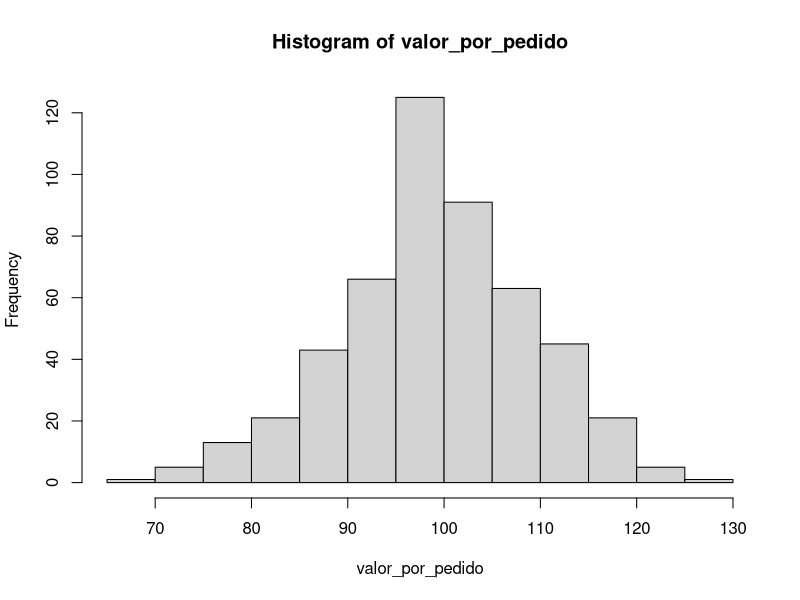
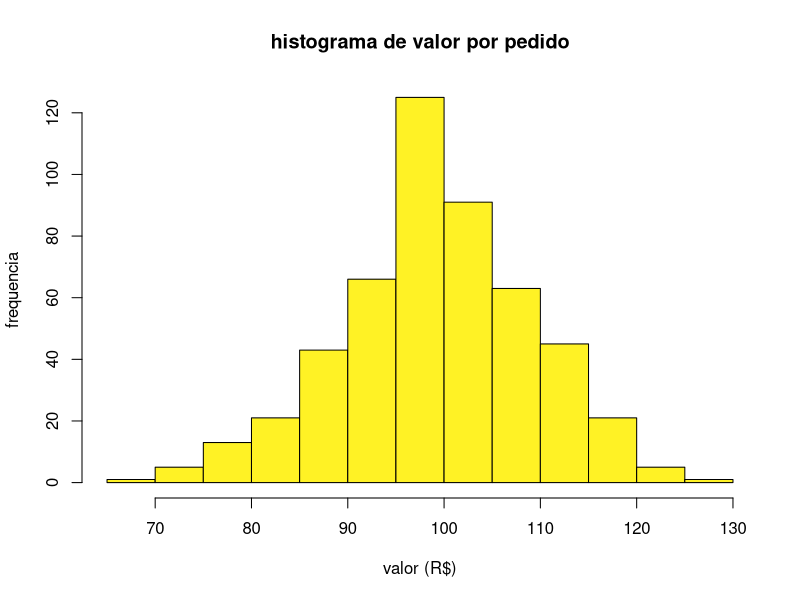

Generate these figures, in order, with R:
# gerar amostra de distribuição normal <- amostragem randomic
# rnorm gera uma mostragem aleatória
# rnorm recebe tres parametros quantidade de valores, media e o desvio padrão
valor_por_pedido <- rnorm(500, mean = 100, sd = 10)

round(valor_por_pedido, 1)

# histograma que mostra a frequencia que aparecem o valor de pedido 
hist(valor_por_pedido)

# calcular o desvio padrão
# sd
sd(valor_por_pedido)

hist(
	valor_por_pedido,
	main = "histograma de valor por pedido", # titulo do histograma
	xlab = "valor (R$)", # label no eixo x 
	ylab = "frequencia", # label no eixo y
	col = "#fff225" # cor das barras
)
